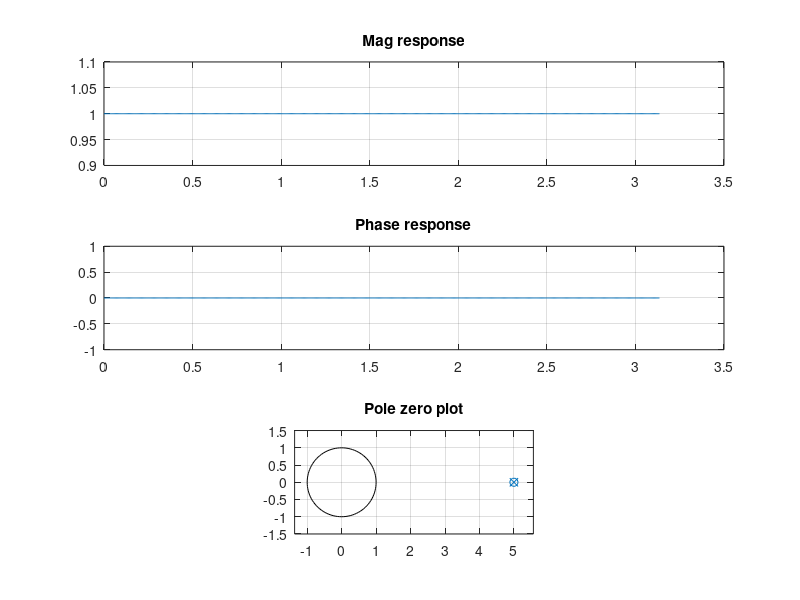

This figure's MATLAB source:
num = input("Enter nr coeff: ");
den = input("Enter dr coeff: ");
[H,w]=freqz(num,den,512);
subplot(3,1,1);
plot(w,abs(H)); grid on;
title('Mag response');
subplot(3,1,2);
plot(w, angle(H)); grid on;
title('Phase response');
subplot(3,1,3);
zplane(num,den);
title('Pole zero plot');